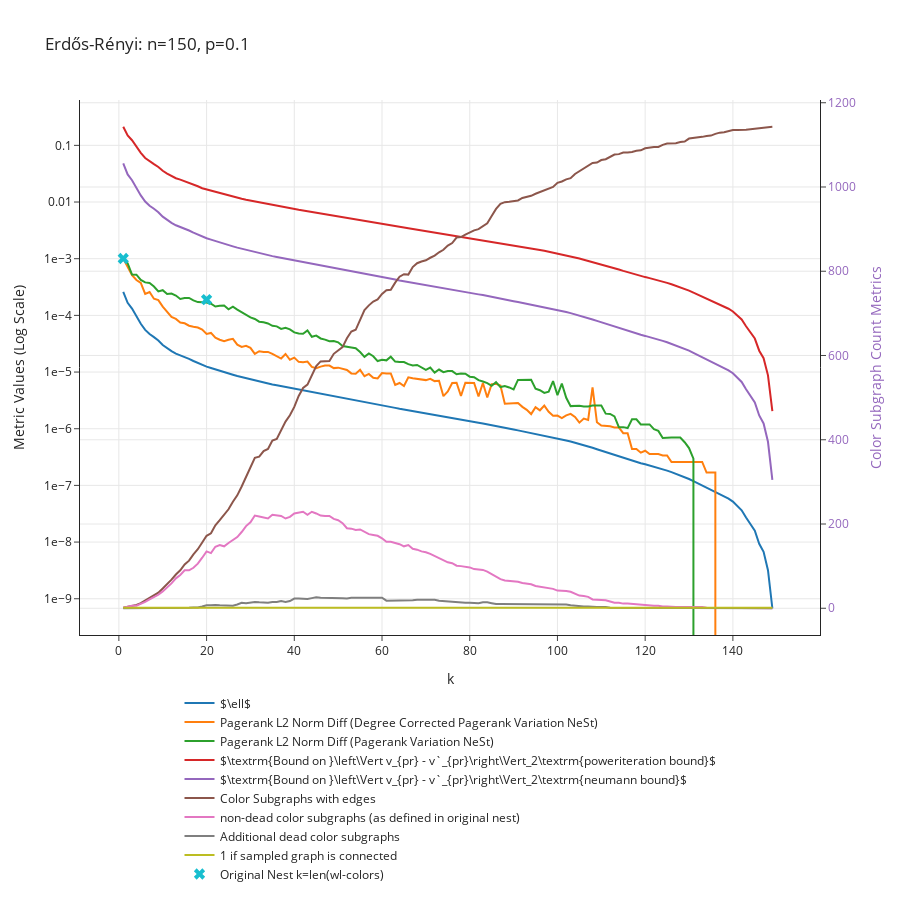

The notebook cell saved with this chart:
### Code cell
p = 0.1
n = 150
G = nx.erdos_renyi_graph(n, p)
data_dict = get_convergence_data_of_nest(G, min_cluster_size = 1, max_k = 150)
plot_convergence_data(data_dict, f"Erdős-Rényi: n={n}, p={p}")

### Figure 1 — Plotly figure (JSON) as saved in the notebook; plotly's stock layout.template omitted (floating-point values rounded to 4 significant figures; data arrays with more than 128 entries replaced by an {"elided": "..."} marker saying what was removed)
{"data": [{"mode": "lines", "name": "$\\ell$", "type": "scatter", "x": {"elided": "149 int values"}, "y": {"elided": "149 float values"}}, {"mode": "lines", "name": "Pagerank L2 Norm Diff (Degree Corrected Pagerank Variation NeSt)", "type": "scatter", "x": {"elided": "149 int values"}, "y": {"elided": "149 float values"}}, {"mode": "lines", "name": "Pagerank L2 Norm Diff (Pagerank Variation NeSt)", "type": "scatter", "x": {"elided": "149 int values"}, "y": {"elided": "149 float values"}}, {"mode": "lines", "name": "$\\textrm{Bound on }\\left\\Vert v_{pr} - v`_{pr}\\right\\Vert_2\\textrm{poweriteration bound}$", "type": "scatter", "x": {"elided": "149 int values"}, "y": {"elided": "149 float values"}}, {"mode": "lines", "name": "$\\textrm{Bound on }\\left\\Vert v_{pr} - v`_{pr}\\right\\Vert_2\\textrm{neumann bound}$", "type": "scatter", "x": {"elided": "149 int values"}, "y": {"elided": "149 float values"}}, {"mode": "lines", "name": "Color Subgraphs with edges", "type": "scatter", "x": {"elided": "149 int values"}, "y": {"elided": "149 int values"}, "yaxis": "y2"}, {"mode": "lines", "name": "non-dead color subgraphs (as defined in original nest)", "type": "scatter", "x": {"elided": "149 int values"}, "y": {"elided": "149 int values"}, "yaxis": "y2"}, {"mode": "lines", "name": "Additional dead color subgraphs", "type": "scatter", "x": {"elided": "149 int values"}, "y": {"elided": "149 int values"}, "yaxis": "y2"}, {"mode": "lines", "name": "1 if sampled graph is connected", "type": "scatter", "x": {"elided": "149 int values"}, "y": {"elided": "149 int values"}, "yaxis": "y2"}, {"marker": {"size": 10, "symbol": "x"}, "mode": "markers", "name": "Original Nest k=len(wl-colors)", "type": "scatter", "x": [1, 20, 150], "y": [0.001008, 0.0001892, 0]}], "layout": {"height": 900, "hovermode": "closest", "legend": {"orientation": "h", "x": 0.5, "xanchor": "center", "y": -0.1, "yanchor": "top"}, "title": {"text": "Erdős-Rényi: n=150, p=0.1"}, "xaxis": {"title": {"text": "k"}}, "yaxis": {"exponentformat": "e", "title": {"text": "Metric Values (Log Scale)"}, "type": "log"}, "yaxis2": {"overlaying": "y", "side": "right", "tickfont": {"color": "rgba(148, 103, 189, 1)"}, "title": {"font": {"color": "rgba(148, 103, 189, 1)"}, "text": "Color Subgraph Count Metrics"}, "type": "linear"}}}
